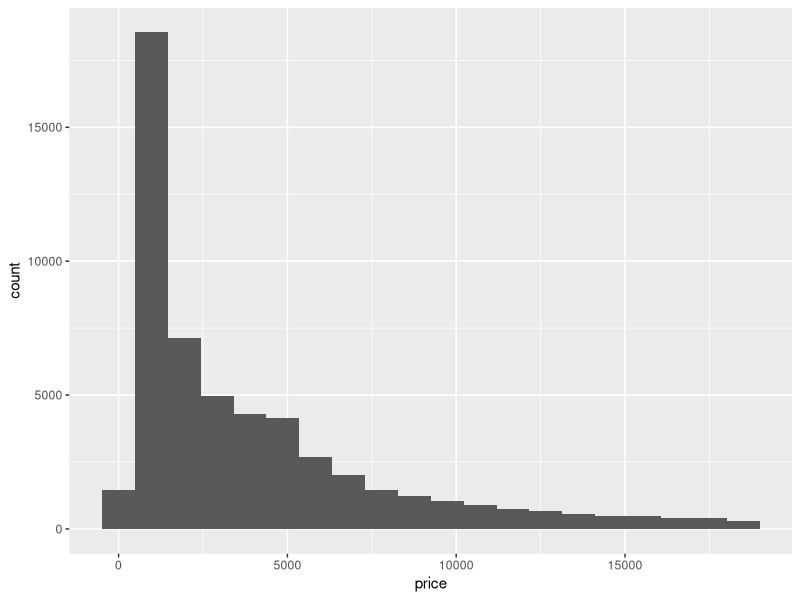
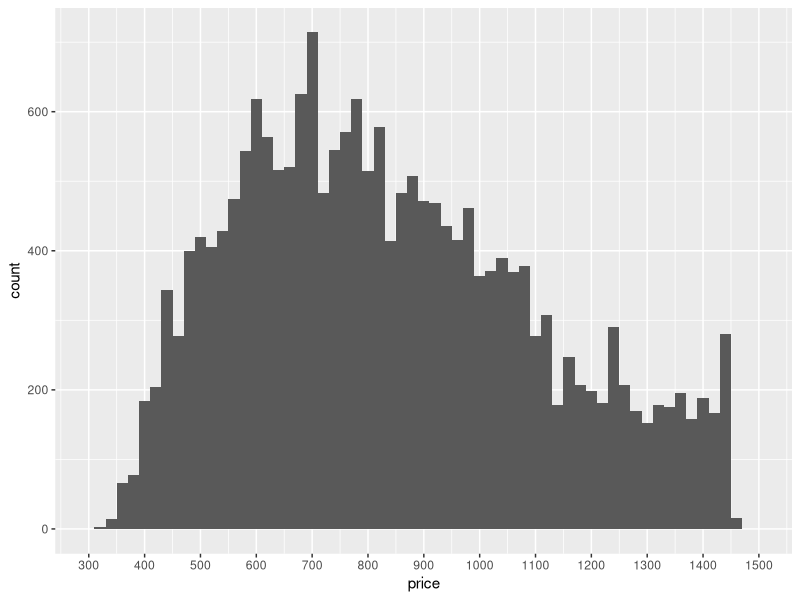
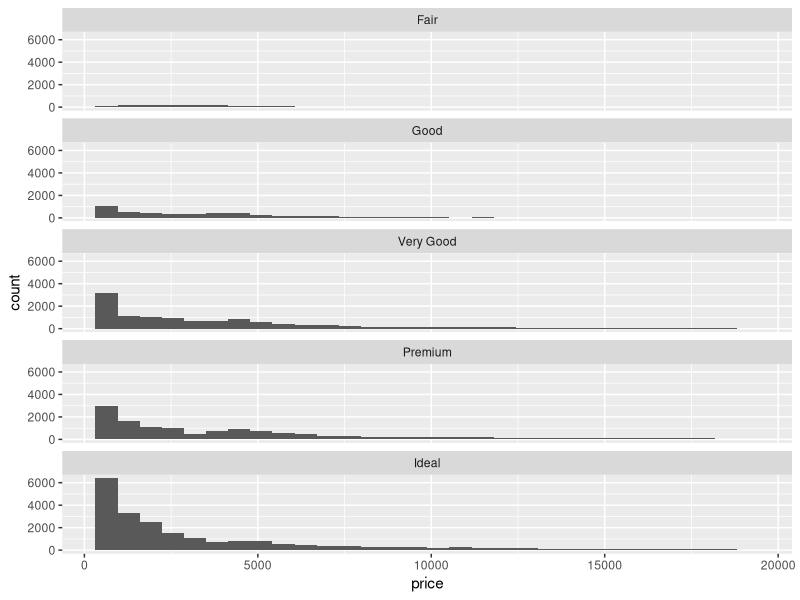
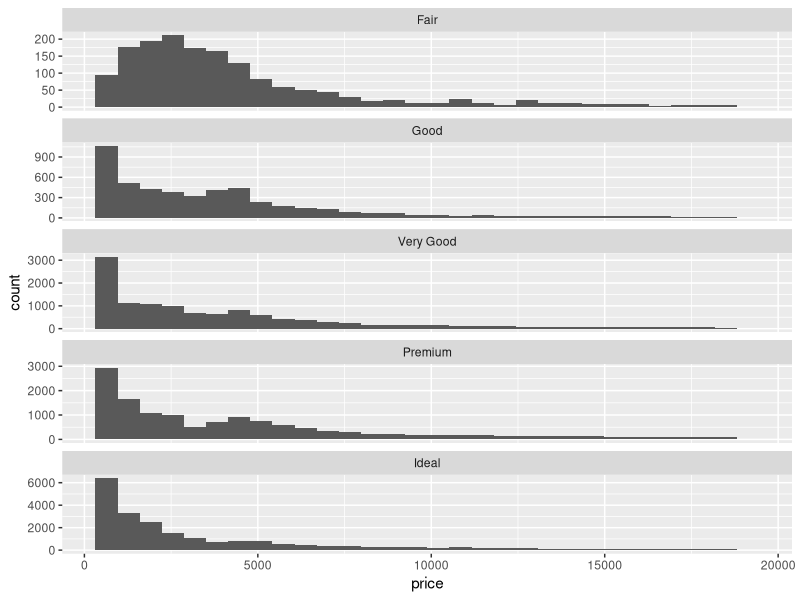
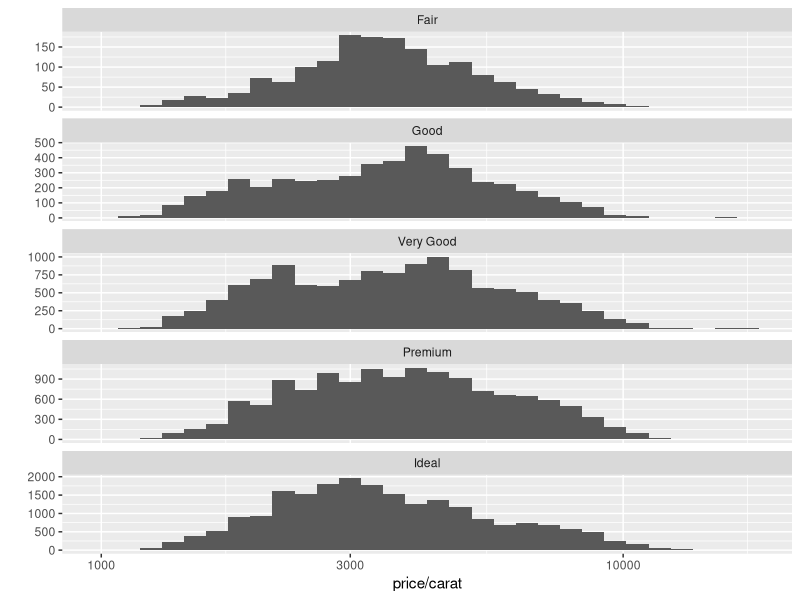
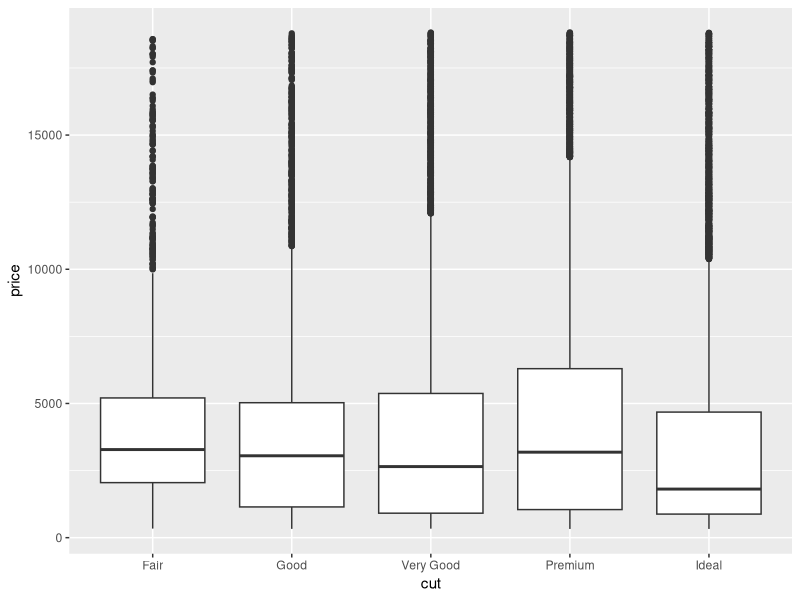
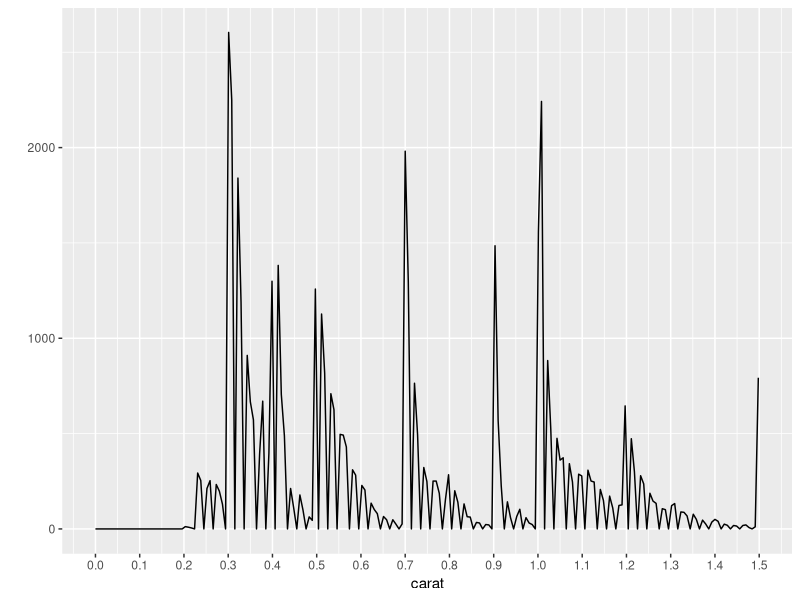

Write R code to recreate these figures, in order.
## ---- chunk 1
library(ggplot2)
df<-diamonds
## ---- chunk 2
ggplot(data = df,aes(x=price))+
  geom_histogram(bins=20)
## ---- chunk 3
summary(df$price)
## ---- chunk 4
dim(subset(diamonds,price<500))
dim(subset(diamonds,price<250))
dim(subset(diamonds,price>=15000))
## ---- chunk 5
ggplot(data=df,aes(x=price))+
  geom_histogram(binwidth = 20)+
  scale_x_continuous(limits = c(300,1500),breaks = seq(300,1500,100))
## ---- chunk 6
ggplot(data=df,aes(x=price))+
  geom_histogram()+
  facet_wrap(~cut,ncol=1)
## ---- chunk 7
by(df$price,df$cut,summary)
## ---- chunk 8
ggplot(data=df,aes(x=price))+
  geom_histogram()+
  facet_wrap(~cut,ncol=1,scales='free_y')
## ---- chunk 9
qplot(data = df, x = price/carat) +
  scale_x_log10() +
  facet_wrap(~cut, ncol = 1, scales = 'free_y')
## ---- chunk 10
qplot(data=df,x=cut,y=price,geom = 'boxplot')
## ---- chunk 11
summary(subset(df,df$color=='D'))
summary(subset(df,df$color=='J'))
## ---- chunk 12
qplot(data=df,x=carat,geom = 'freqpoly',binwidth=0.007)+
  scale_x_continuous(limits=c(0,1.5),breaks=seq(0,1.5,0.1))
